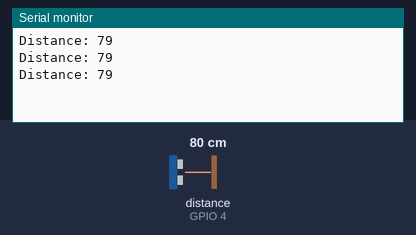
A sketch run on a simulated ESP8266 (NodeMCU). Parts: the last lines printed to the serial monitor. Wiring (inferred from the names in the program): ultrasonic range finder: trigger GPIO 5; echo GPIO 4. The test bench sets the inputs (shaded band); at power-on: distance to the obstacle (sensor on GPIO 4) 80 cm. The echo pulse lasts 58.3 µs per cm; WiFi joins after 1.5 s; servers stay silent unless stated.

Above: at 1.2 s.
1.3 s: distance to the obstacle (sensor on GPIO 4) set to 2 cm
At 1.66 s:
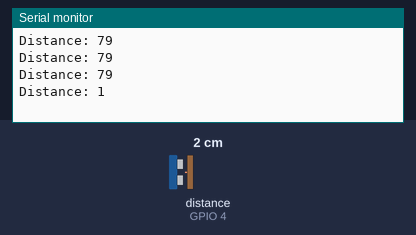
2.8 s: distance to the obstacle (sensor on GPIO 4) set to 4 cm
At 3.01 s:
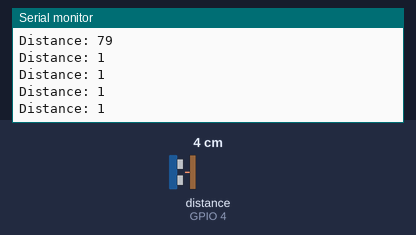
Timing chart, 0 to 5.8 s (numbered marks = the images above; inputs shaded):
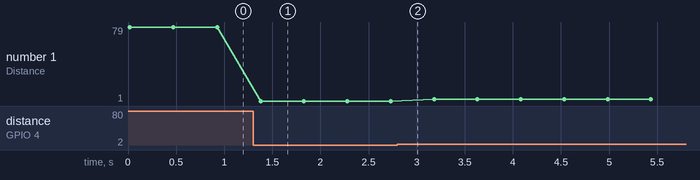

The sketch:

dustbin.ino
```cpp
#include <ESP8266WiFi.h>;

#include <WiFiClient.h>;

#include <ThingSpeak.h>;
#define trigPin 5 //d1
#define echoPin 4//d2


const char* ssid = "Redmi#"; //Your Network SSID

const char* password = "smartcity1234"; //Your Network Password

int val;


WiFiClient client;

unsigned long myChannelNumber = 729077; //Your Channel Number (Without Brackets)

const char * myWriteAPIKey = "CRZWKRE4UX7Q8ILQ"; //Your Write API Key

void setup()

{


 Serial.begin(9600);
delay(10);
pinMode(trigPin, OUTPUT);
  pinMode(echoPin, INPUT);

// Connect to WiFi network

WiFi.begin(ssid, password);


ThingSpeak.begin(client);

}


void loop()

{long duration;
long distance;
digitalWrite(trigPin, LOW);
delayMicroseconds(2);

// Sets the trigPin on HIGH state for 10 micro seconds
digitalWrite(trigPin, HIGH);
delayMicroseconds(10);
digitalWrite(trigPin, LOW);

// Reads the echoPin, returns the sound wave travel time in microseconds
duration = pulseIn(echoPin, HIGH);

// Calculating the distance
distance= duration*0.034/2;
// Prints the distance on the Serial Monitor
Serial.print("Distance: ");
//Serial.println(distance);
//delay(200);

 val=distance;
Serial.println(val); //Print on Serial Monitor

delay(100);

ThingSpeak.writeField(myChannelNumber, 1,val, myWriteAPIKey); //Update in ThingSpeak


delay(50);

}
```

Measured:
- after the input at 1.3 s, the serial monitor: prints a new line after 0.08 s (image 1)
- plotted number 1: 79 → 1 after the input at 1.3 s, 1 → 3 after the input at 2.8 s
